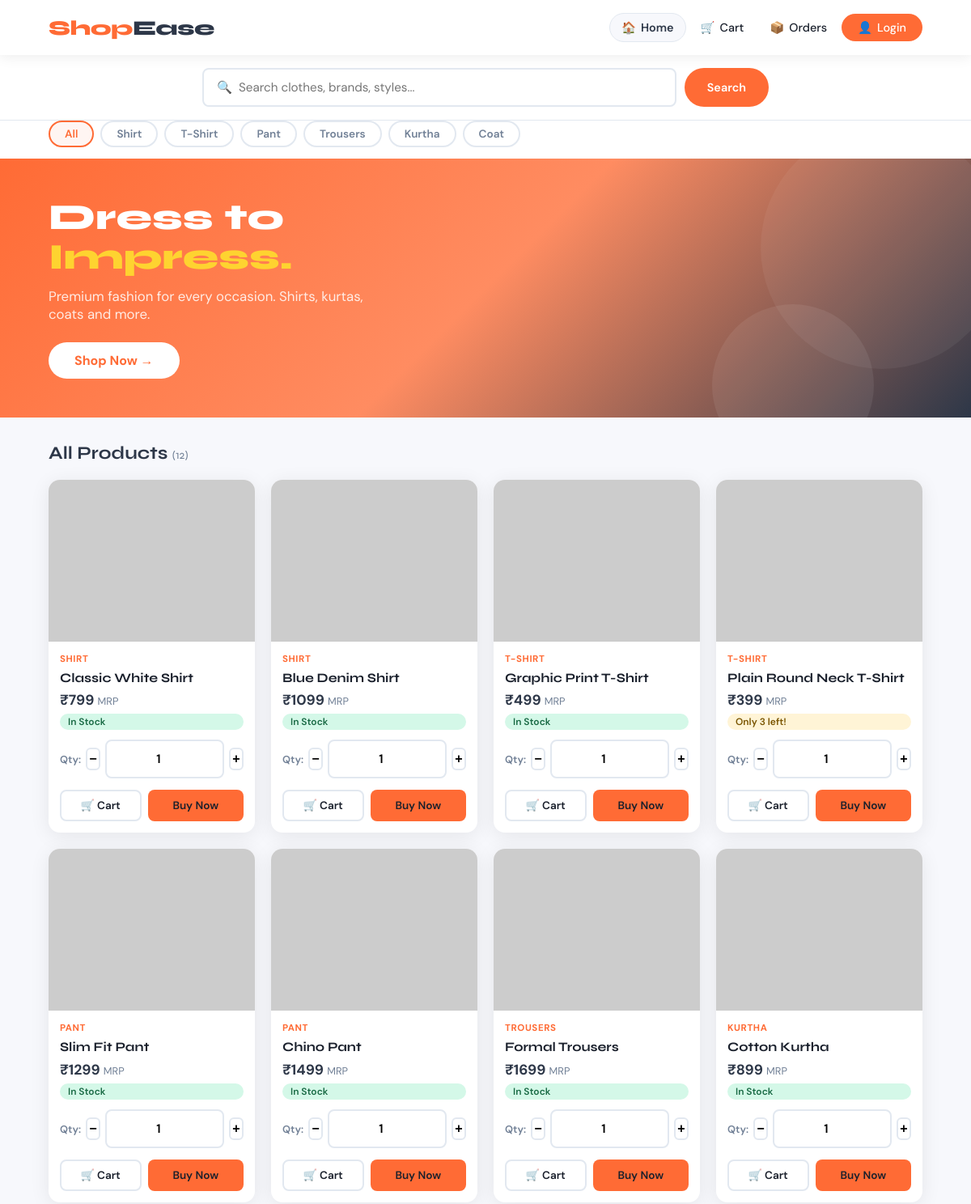
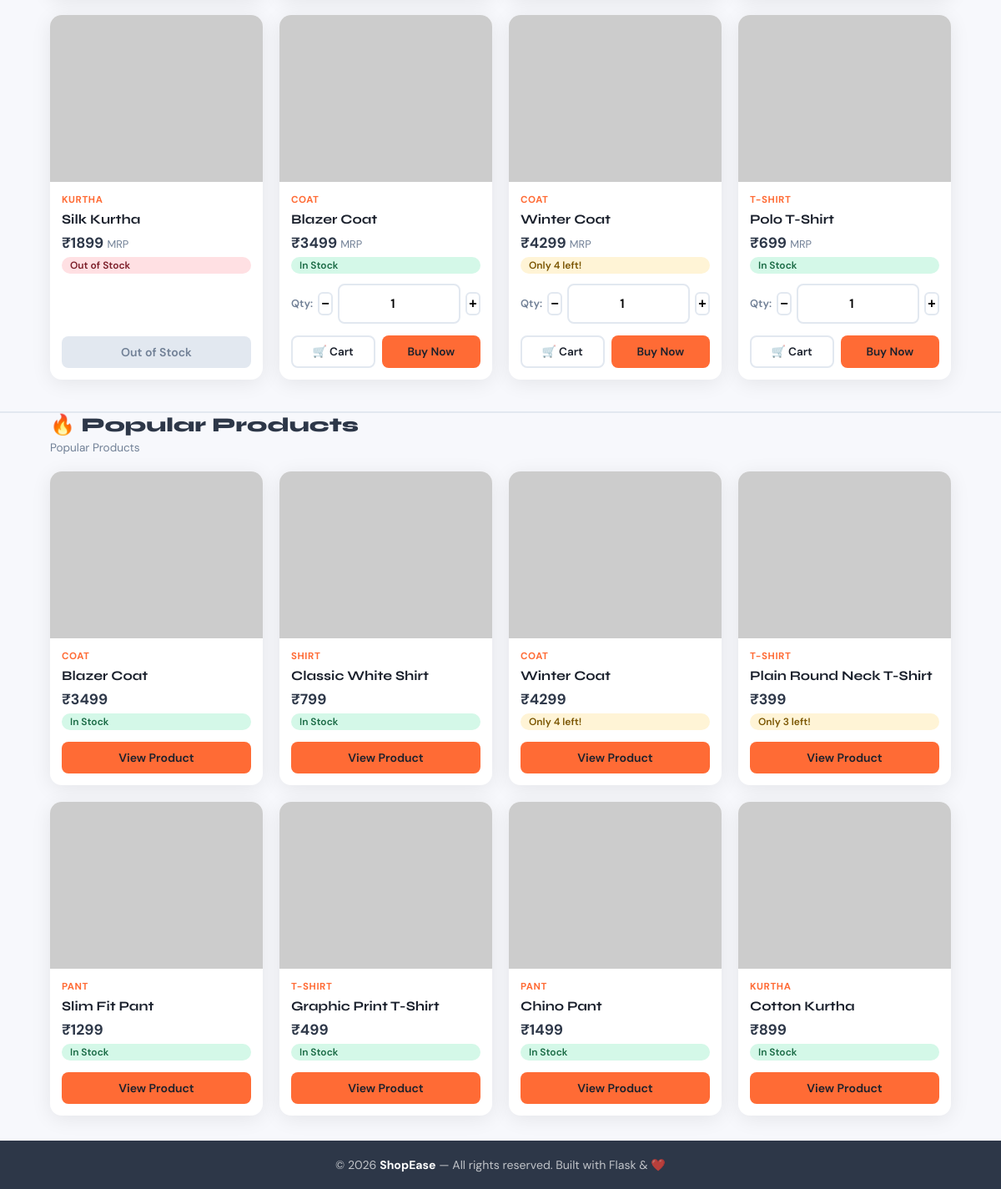
The page / on the database its author committed (2 pictures, top to bottom).
### tables this page shows
CREATE TABLE products (
    id INTEGER PRIMARY KEY AUTOINCREMENT,
    name TEXT NOT NULL, price REAL NOT NULL, image TEXT,
    description TEXT, category TEXT, stock INTEGER DEFAULT 0);

### app.py (the view)
@app.route('/')
def index():
    conn = get_db()
    search = request.args.get('search', '').strip()
    category = request.args.get('category', 'All')
    query = 'SELECT * FROM products WHERE 1=1'
    params = []
    if search:
        query += ' AND (name LIKE ? OR description LIKE ? OR category LIKE ?)'
        s = f'%{search}%'
        params.extend([s, s, s])
    if category and category != 'All':
        query += ' AND category = ?'
        params.append(category)
    products = conn.execute(query, params).fetchall()
    categories = ['All', 'Shirt', 'T-Shirt', 'Pant', 'Trousers', 'Kurtha', 'Coat']
    cart_count = 0
    if session.get('user_phone'):
        row = conn.execute('SELECT SUM(quantity) FROM cart WHERE user_phone=?', (session['user_phone'],)).fetchone()
        cart_count = row[0] or 0
    conn.close()
    popular_products = []
    popular_label    = ''
    if not search and category == 'All':
        user_phone = session.get('user_phone')
        browsed    = request.args.get('category', 'All')
        popular_products, popular_label = get_behavior_recommendations(
            user_phone=user_phone,
            browsed_category=browsed,
            n=8
        )
    return render_template('index.html',
                           products=products,
                           categories=categories,
                           selected_category=category,
                           search=search,
                           cart_count=cart_count,
                           popular_products=popular_products,
                           popular_label=popular_label)

### app.py (called while the page is built)
def get_db():
    conn = sqlite3.connect(DB_PATH)
    conn.row_factory = sqlite3.Row
    return conn

### recommendation.py (called while the page is built)
def load_products_df():
    try:
        conn = sqlite3.connect(DB_PATH)
        df = pd.read_sql_query(
            "SELECT id, name, price, image, description, category, stock "
            "FROM products",
            conn
        )
        conn.close()
        return df
    except Exception as e:
        print(f"[Recommendation] DB load error: {e}")
        return pd.DataFrame(
            columns=['id', 'name', 'price', 'image',
                     'description', 'category', 'stock']
        )

### templates/index.html (shortened to what this page needs)
{% extends "base.html" %}
{% block content %}
<div class="search-bar-wrapper">
    <form class="search-form" method="GET" action="/">
        <input type="text"
               name="search"
               class="search-input"
               placeholder="🔍  Search clothes, brands, styles..."
               value="{{ search }}">
        <button type="submit" class="btn-search">Search</button>
    </form>
</div>
<div class="category-bar">
    {% for cat in categories %}
    <a href="/?category={{ cat }}{% if search %}&search={{ search }}{% endif %}"
       class="cat-btn {% if selected_category == cat %}active{% endif %}">
        {{ cat }}
    </a>
    {% endfor %}
</div>
{% if not search and selected_category == 'All' %}
<div class="hero-banner">
    <div class="hero-circle-1"></div>
    <div class="hero-circle-2"></div>
    <h1 class="hero-title">
        Dress to<br>
        <span class="hero-highlight">Impress.</span>
    </h1>
    <p class="hero-subtitle">
        Premium fashion for every occasion. Shirts, kurtas, coats and more.
    </p>
    <a href="#products" class="hero-btn">Shop Now →</a>
</div>
{% endif %}
<div class="main-content" id="products">
    <div class="products-header">
        <h2 class="products-title">
            {% if search %}
                Results for "{{ search }}"
            {% elif selected_category != 'All' %}
                {{ selected_category }}s
            {% else %}
                All Products
            {% endif %}
            <span class="products-count">({{ products|length }})</span>
        </h2>
    </div>
    {% if products %}
    <div class="product-grid">
        {% for p in products %}
        <div class="product-card">
            <a href="/product/{{ p.id }}">
                <img class="product-img"
                     src="{{ p.image if p.image else 'https://via.placeholder.com/400x300?text=No+Image' }}"
                     alt="{{ p.name }}"
                     onerror="this.src='https://via.placeholder.com/400x300?text=No+Image'">
            </a>
            <div class="product-body">
                <span class="product-category">{{ p.category }}</span>
                <a href="/product/{{ p.id }}" class="product-name">{{ p.name }}</a>
                <div class="product-price">₹{{ "%.0f"|format(p.price) }} <span>MRP</span></div>
                {% if p.stock == 0 %}
                    <span class="stock-badge stock-out">Out of Stock</span>
                {% elif p.stock < 5 %}
                    <span class="stock-badge stock-low">Only {{ p.stock }} left!</span>
                {% else %}
                    <span class="stock-badge stock-in">In Stock</span>
                {% endif %}
                {% if p.stock > 0 %}
                <div class="qty-control">
                    <span style="font-size:0.8rem; color:var(--text-muted); font-weight:600;">Qty:</span>
                    <button type="button" class="qty-btn" onclick="changeQty(this, -1)">−</button>
                    <input type="number" class="qty-input"
                           value="1" min="1" max="{{ p.stock }}"
                           id="qty-{{ p.id }}">
                    <button type="button" class="qty-btn" onclick="changeQty(this, 1)">+</button>
                </div>
                {% endif %}
            </div>
            <div class="card-actions">
                {% if p.stock == 0 %}
                <button class="btn btn-disabled" disabled>Out of Stock</button>
                {% else %}
                <form method="POST" action="/cart/add" style="flex:1;">
                    <button type="submit"
                            class="card-btn-cart btn-block"
                            onclick="syncQty({{ p.id }})">
                        🛒 Cart
                    </button>
                </form>
                <a href="/product/{{ p.id }}" class="card-btn-buy">Buy Now</a>
                {% endif %}
            </div>
        </div>
        {% endfor %}
    </div>
    {% endif %}
</div>
{% if popular_products %}
<div class="main-content" style="padding-top:0; border-top:2px solid var(--border); margin-top:8px;">
    <div style="display:flex; align-items:center; justify-content:space-between;
                margin-bottom:20px; flex-wrap:wrap; gap:10px;">
        <div>
            <h2 style="font-family:'Syne',sans-serif; font-size:1.5rem;
                       font-weight:800; color:var(--secondary); margin-bottom:4px;">
                {% if session.get('user_phone') and popular_label != 'Popular Products' %}
                    🎯 Recommended For You
                {% else %}
                    🔥 Popular Products
                {% endif %}
            </h2>
            <p style="color:var(--text-muted); font-size:0.85rem;">
                {{ popular_label }}
            </p>
        </div>
    </div>
    <div class="product-grid">
        {% for p in popular_products %}
        <div class="product-card">
            <a href="/product/{{ p.id }}">
                <img class="product-img"
                     src="{{ p.image if p.image else 'https://via.placeholder.com/400x300?text=No+Image' }}"
                     alt="{{ p.name }}"
                     onerror="this.src='https://via.placeholder.com/400x300?text=No+Image'">
            </a>
            <div class="product-body">
                <span class="product-category">{{ p.category }}</span>
                <a href="/product/{{ p.id }}" class="product-name">{{ p.name }}</a>
                <div class="product-price">₹{{ "%.0f"|format(p.price) }}</div>
                {% if p.stock == 0 %}
                    <span class="stock-badge stock-out">Out of Stock</span>
                {% elif p.stock < 5 %}
                    <span class="stock-badge stock-low">Only {{ p.stock }} left!</span>
                {% else %}
                    <span class="stock-badge stock-in">In Stock</span>
                {% endif %}
            </div>
            <div class="card-actions">
                <a href="/product/{{ p.id }}"
                   class="btn btn-primary btn-block"
                   style="text-align:center;">
                    View Product
                </a>
            </div>
        </div>
        {% endfor %}
    </div>
</div>
{% endif %}
{% endblock %}

### templates/base.html (shortened to what this page needs)
<!DOCTYPE html>
<html lang="en">
<head>
</head>
<body>
<nav class="navbar">
    <a href="/" class="navbar-brand">Shop<span>Ease</span></a>
    <ul class="nav-links">
        <li>
            <a href="/" class="btn-home">
                🏠 <span class="nav-text">Home</span>
            </a>
        </li>
        <li>
            <a href="/cart">
                🛒 <span class="nav-text">Cart</span>
            </a>
        </li>
        <li>
            <a href="/orders">📦 <span class="nav-text">Orders</span></a>
        </li>
        {% if session.get('user_phone') %}
        <li>
            <a href="/logout">👋 <span class="nav-text">Logout ({{ session.user_name.split()[0] }})</span></a>
        </li>
        {% else %}
        <li>
            <a href="/login" class="btn-login">👤 <span class="nav-text">Login</span></a>
        </li>
        {% endif %}
    </ul>
</nav>
{% block content %}{% endblock %}
<footer>
    &copy; 2026 <strong>ShopEase</strong> — All rights reserved. Built with Flask &amp; ❤️
</footer>
</body>
</html>

### templates/index.html (style rules this page uses)
.hero-banner { background: linear-gradient(135deg, #FF6B35 0%, #FF8C61 50%, #2D3748 100%); padding: 48px 5%; color: white; position: relative; overflow: hidden; }
.hero-circle-1 { position: absolute; top: -40px; right: -40px; width: 300px; height: 300px; background: rgba(255,255,255,0.05); border-radius: 50%; }
.hero-circle-2 { position: absolute; bottom: -60px; right: 120px; width: 200px; height: 200px; background: rgba(255,255,255,0.07); border-radius: 50%; }
.hero-title { font-family: 'Syne', sans-serif; font-size: 2.8rem; font-weight: 800; line-height: 1.1; max-width: 500px; position: relative; z-index: 1; }
.hero-highlight { color: #FED330; }
.hero-subtitle { margin-top: 12px; opacity: 0.85; font-size: 1.05rem; max-width: 420px; position: relative; z-index: 1; }
.hero-btn { display: inline-block; margin-top: 24px; background: white; color: var(--primary); border-radius: 50px; padding: 12px 32px; font-size: 1rem; font-weight: 700; text-decoration: none; transition: var(--transition); position: relative; z-index: 1; }
.products-header { display: flex; align-items: center; justify-content: space-between; margin-bottom: 20px; flex-wrap: wrap; gap: 10px; }
.products-title { font-family: 'Syne', sans-serif; font-size: 1.4rem; font-weight: 700; color: var(--secondary); }
.products-count { font-size: 0.9rem; font-weight: 400; color: var(--text-muted); }
.card-btn-cart { flex: 1; background: transparent; border: 2px solid var(--border); color: var(--text); padding: 9px; border-radius: var(--radius-sm); font-weight: 600; font-size: 0.85rem; cursor: pointer; font-family: inherit; transition: var(--transition); text-align: center; }
.card-btn-buy { flex: 1; background: var(--primary); color: white; padding: 9px; border: none; border-radius: var(--radius-sm); font-weight: 600; font-size: 0.85rem; cursor: pointer; font-family: inherit; text-decoration: none; text-align: center; transition: var(--transition); display: inline-flex; align-items: center; justify-content: center; }

### rows shown on the page
products: category "SHIRT", name "Classic White Shirt", price "799", stock "In Stock", id "1"
products: category "SHIRT", name "Blue Denim Shirt", price "1099", stock "In Stock"
products: category "T-SHIRT", name "Graphic Print T-Shirt", price "499", stock "In Stock"
products: category "T-SHIRT", name "Plain Round Neck T-Shirt", price "399", stock "3"
products: category "PANT", name "Slim Fit Pant", price "1299", stock "In Stock"
products: category "PANT", name "Chino Pant", price "1499", stock "In Stock"
products: category "TROUSERS", name "Formal Trousers", price "1699", stock "In Stock"
products: category "KURTHA", name "Cotton Kurtha", price "899", stock "In Stock"
products: category "KURTHA", name "Silk Kurtha", price "1899", stock "Out of Stock"
products: category "COAT", name "Blazer Coat", price "3499", stock "In Stock"
products: category "COAT", name "Winter Coat", price "4299", stock "4"
products: category "T-SHIRT", name "Polo T-Shirt", price "699", stock "In Stock"

### other values the page prints
{{ cat }} "All" "Shirt" "T-Shirt" "Pant" "Trousers" "Kurtha" "Coat"
{{ products|length }} "12"
{{ popular_label }} "Popular Products"
